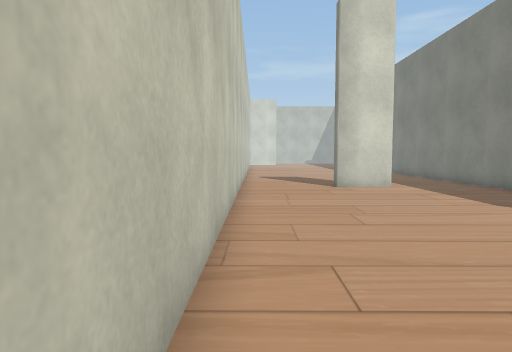
View 1 (above)

19 first-person views from a walk through a scene from a Unity 3-D project. The camera is 1.4 m above the floor, tilts 4° down and sees 75° across. The floor is counted in squares, 1 m on a side. Each view is taken from the middle of a square. On the plan, view 1 faces up. The plan holds only what a view shows up to about 15 squares ahead; the rest is blank. The place goes on beyond the plan. The player character is not drawn. Some surface patterns are stand-ins.

View 2
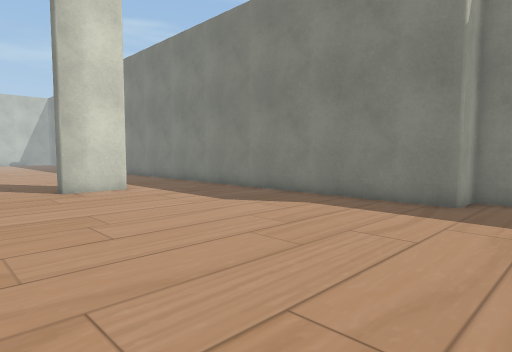

View 3
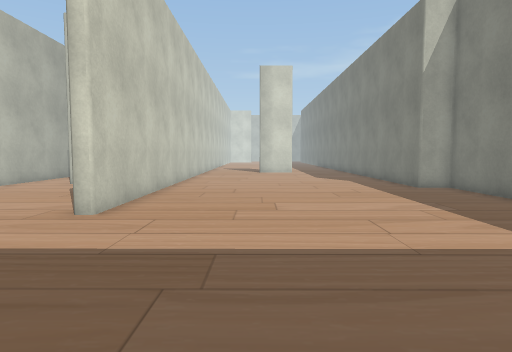

View 4
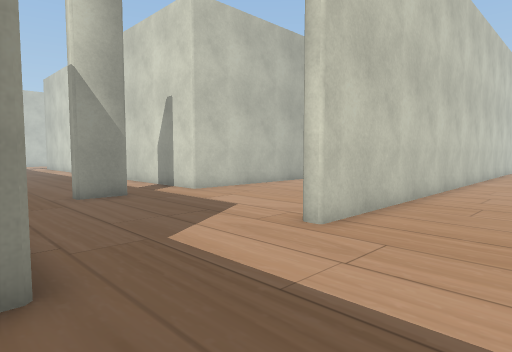

View 5
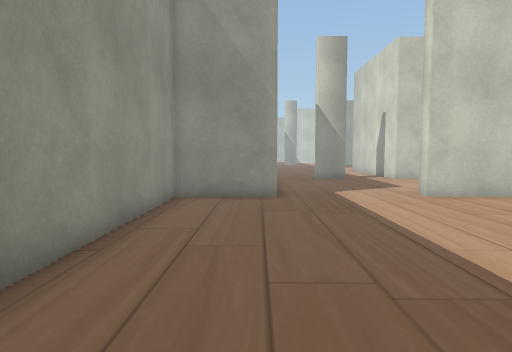

View 6
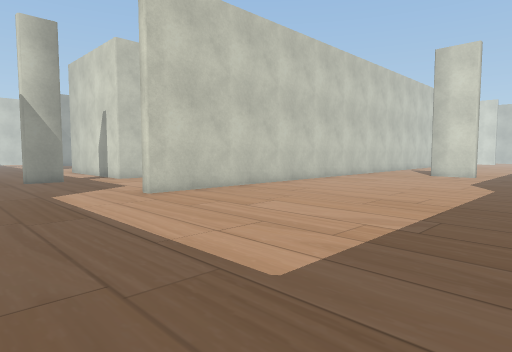

View 7
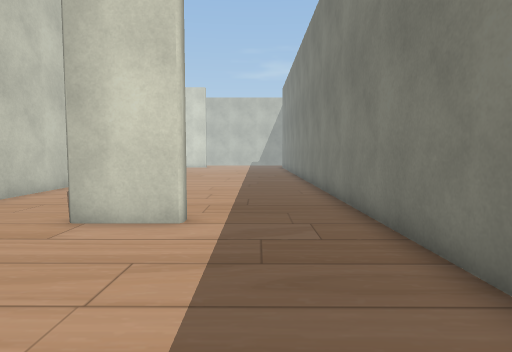

View 8
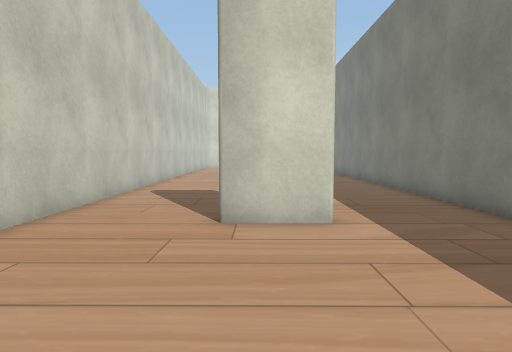

View 9
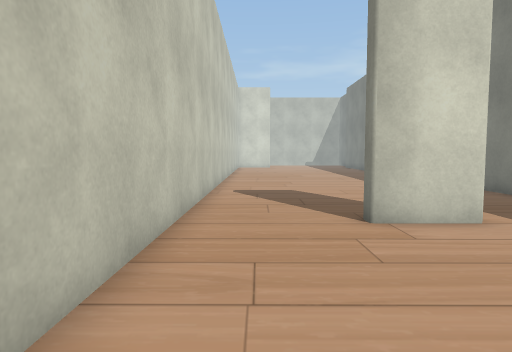

View 10
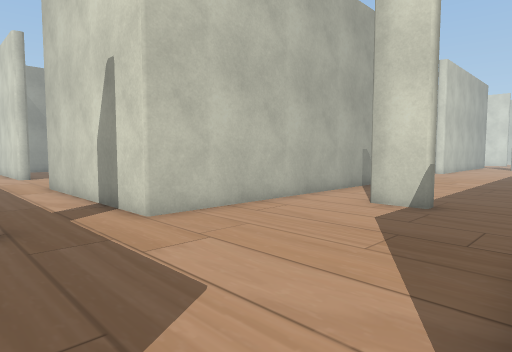

View 11
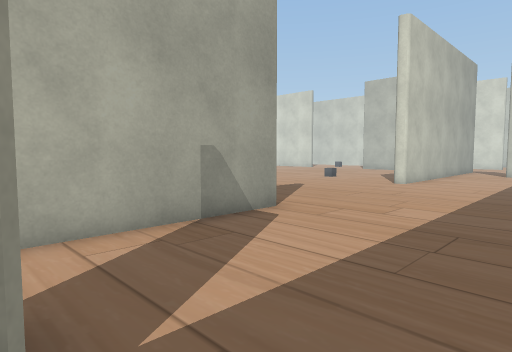

View 12
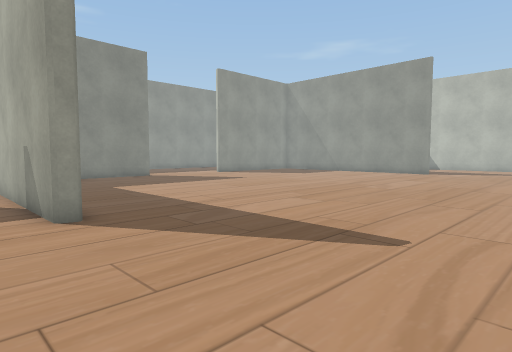

View 13
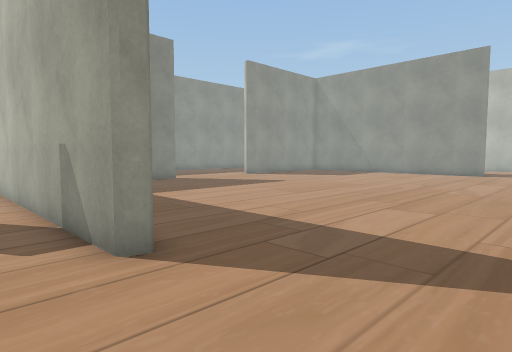

View 14
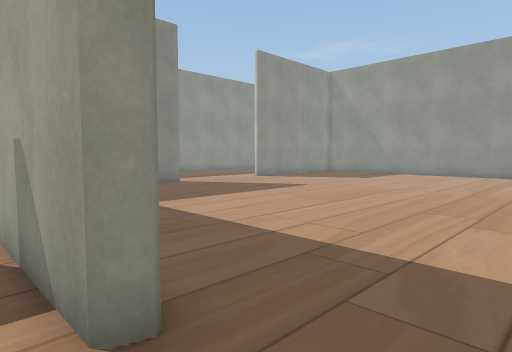

View 15
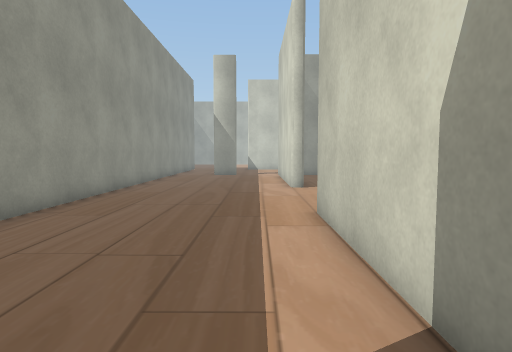

View 16
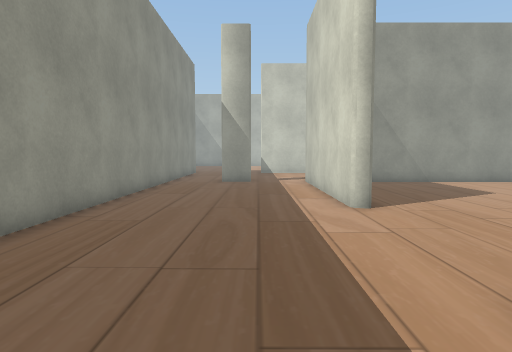

View 17
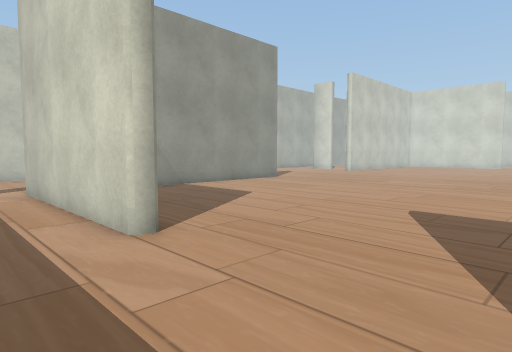

View 18
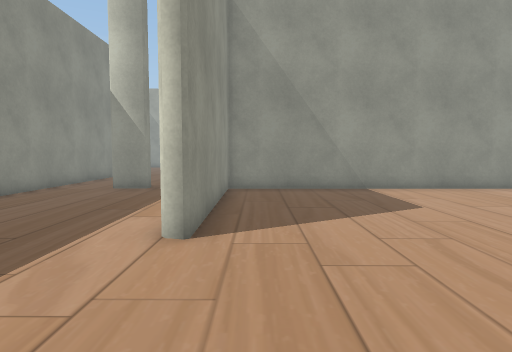

View 19
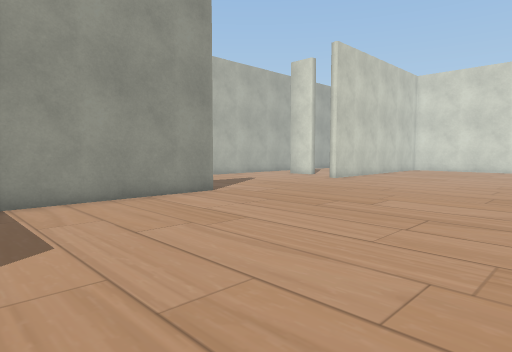

### Floor plan
Points are (right, up) in squares from view 1. A wall is a line through its corners. A room is listed if a view was taken in it or the views show most of it. See-through windows are left out.
Room 1 (views 1, 2, 3, 4, 5, 6, 7, 8, 9)
walls: (10.5, 3.3) (9.5, 3.3) (9.5, 22); (5.6, 14) (5.6, 13.5) (3.3, 13.5) (3.3, 14); (-0.6, -7.4) (-0.6, -10.6) (6.8, -10.6); (-0.6, 22) (-0.6, -2.6)
ways out: opening at (-0.2, -5) to room 2
Room 2 (views 10, 11, 12, 13, 14, 15, 16, 17, 18, 19)
walls: (-8.3, 11.7) (-7.8, 11.6) (-7.8, -0.6) (-15.7, -0.6); (-3.8, 4.8) (-5.2, 4.8); (-28.9, 11.7) (-28.9, 0); (-7.8, -3.2) (-7.8, -4.7); (-28.6, -0.1) (-21.3, -0.1) (-21.4, -0.6) (-29.4, -0.6); (-28.9, -3.3) (-28.9, -4.6); (-0.6, -2.6) (-1.1, -2.6); (-30.6, -7.2) (-14.7, -7.3)
ways out: opening at (-0.2, -5) to room 1

Positions as (right, up) in squares from view 1, and headings:
1: (0, 0), facing up
2: (0, 1), facing up-right
3: (3, -10), facing up
4: (3, -8), facing up-left
5: (10, -8), facing left
6: (10, -8), facing up-left
7: (7, 7), facing up
8: (4, 7), facing up
9: (1, 7), facing up
10: (-1, -4), facing up-left
11: (-2, 5), facing up-left
12: (-6, 19), facing down-left
13: (-6, 16), facing down-left
14: (-7, 14), facing down-left
15: (-8, -2), facing left
16: (-13, -3), facing left
17: (-16, -3), facing up-left
18: (-16, 1), facing left
19: (-19, 4), facing up-left
